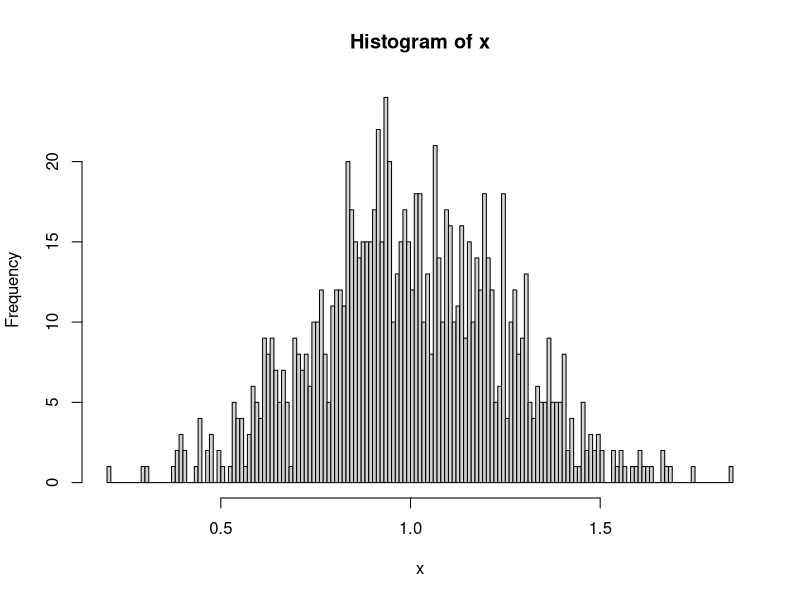

This figure's R source:
## ---- chunk 1
knitr::opts_chunk$set(echo = TRUE)
## ---- chunk 2
x <- rnorm(1000, mean = 1, sd = 0.25)
## ---- chunk 3
hist(x, 200)
